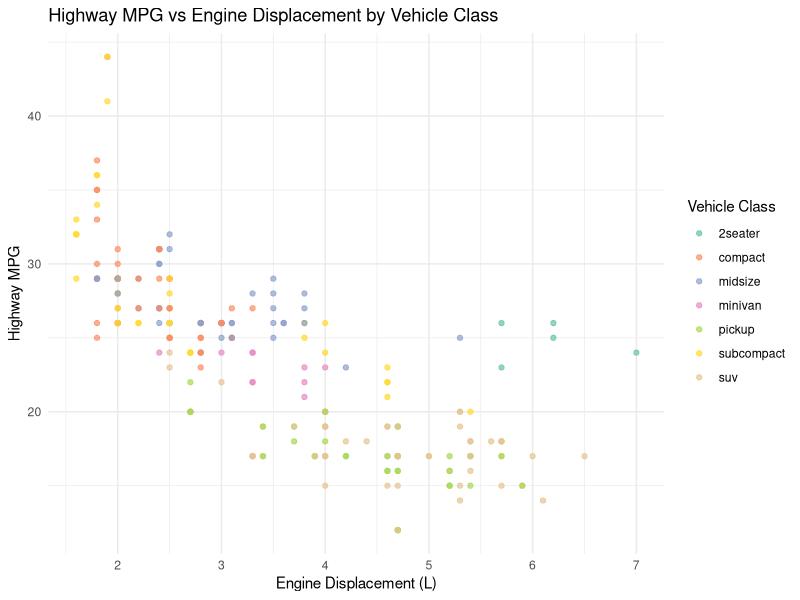

Write the R code that produced this figure.
## ---- chunk 1
suppressPackageStartupMessages(library(tidyverse))
## ---- chunk 2
ggplot(mpg, aes(x = displ, y = hwy, color = class)) +
  geom_point(alpha = 0.7) +
  scale_color_brewer(palette = "Set2") +
  labs(
    title = "Highway MPG vs Engine Displacement by Vehicle Class",
    x = "Engine Displacement (L)",
    y = "Highway MPG",
    color = "Vehicle Class"
  ) +
  theme_minimal()
